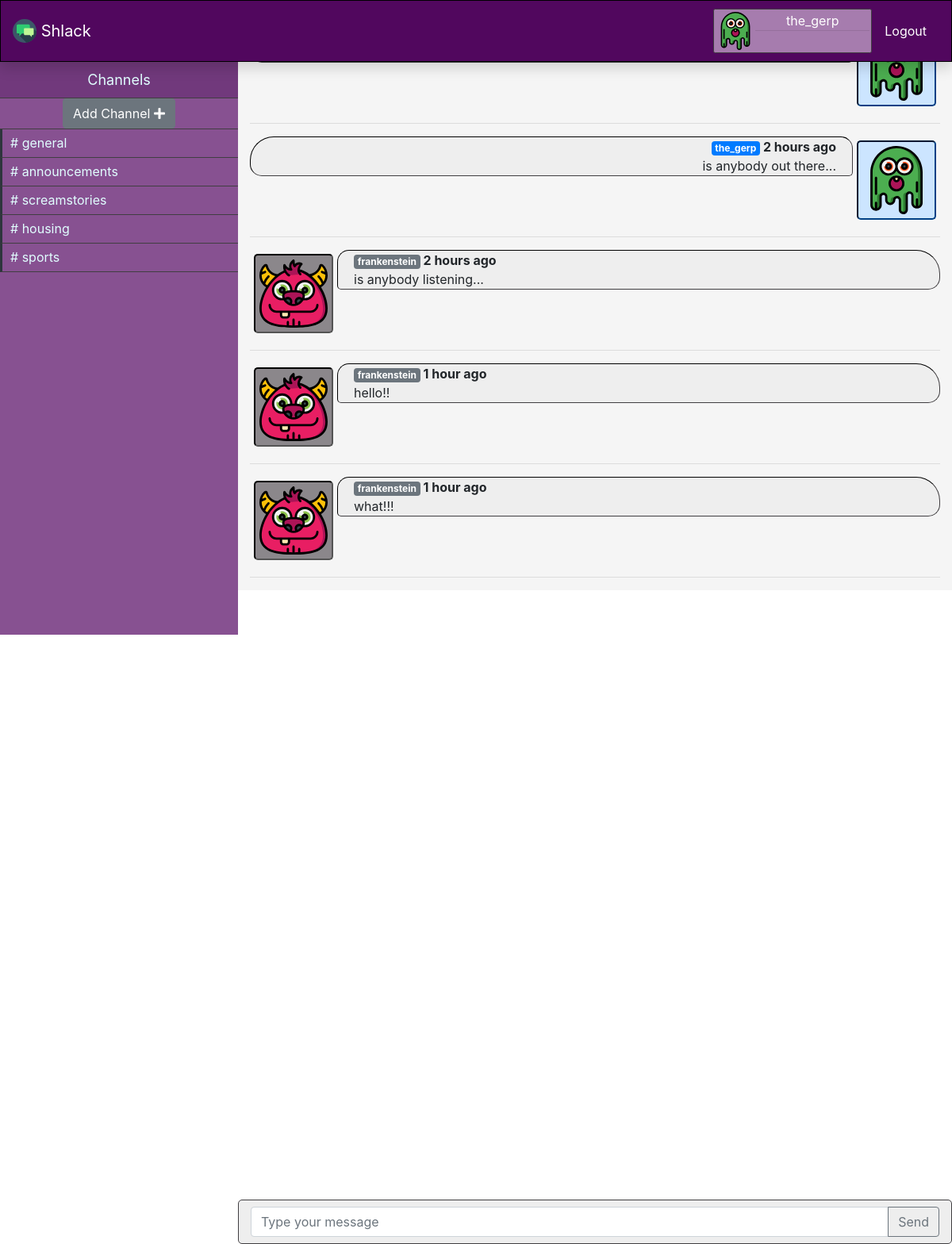
Page /channels/screamstories (signed in) on the committed database.
### models.py (models this page shows, shortened)
class User(UserMixin, db.Model):
    id = db.Column(db.Integer, primary_key=True)
    avatar = db.Column(db.String(64))
    username = db.Column(db.String(64), index=True, unique=True)
    email = db.Column(db.String(120), index=True, unique=True)
    password_hash = db.Column(db.String(128))
    posts = db.relationship("Post", backref="author", lazy="dynamic")

class Channel(db.Model):
    id = db.Column(db.Integer, primary_key=True)
    name = db.Column(db.String(300))
    posts = db.relationship("Post", backref="channel", lazy="dynamic")

class Post(db.Model):
    id = db.Column(db.Integer, primary_key=True)
    body = db.Column(db.String(300))
    timestamp = db.Column(db.DateTime, index=True, default=datetime.utcnow)
    user_id = db.Column(db.Integer, db.ForeignKey("user.id"))
    channel_id = db.Column(db.Integer, db.ForeignKey("channel.id"))
    @property
    def get_time_passed(self):
        now = datetime.utcnow()
        delta = now - self.timestamp
        if timedelta(seconds=0) <= delta < timedelta(minutes=2):
            return "1 min ago"
        elif timedelta(minutes=2) <= delta < timedelta(minutes=60):
            minutes = int(delta.total_seconds() // 60)
            return str(minutes) + " mins ago"
        elif timedelta(hours=1) <= delta < timedelta(hours=2):
            hours = int(delta.total_seconds() // 3600)
            return str(hours) + " hour ago"
        elif timedelta(minutes=60) <= delta < timedelta(hours=24):
            hours = int(delta.total_seconds() // 3600)
            return str(hours) + " hours ago"
        elif timedelta(hours=24) <= delta < timedelta(days=365):
            days = int(delta.total_seconds() // 86400)
            return str(days) + " days ago"
        else:
            return "Error occurred"

### application.py (the view, shortened to what this page needs)
@app.route("/channels/<string:channel_name>", methods=["GET", "POST"])
@login_required
def channel(channel_name):
    new_channel_form = NewChannelForm()
    new_post_form = NewPostForm()
    channels = Channel.query.all()
    if not any(channel_name == channel.name for channel in channels):
        return redirect(url_for("channels"))
    cur_channel = Channel.query.filter_by(name=channel_name).first()
    posts = cur_channel.posts
    return render_template("channel.html",
                           new_channel_form=new_channel_form,
                           new_post_form=new_post_form,
                           channels=channels,
                           posts=posts)

### forms.py (shortened to what this page needs)
class NewChannelForm(FlaskForm):
    channel_name = StringField("Channel Name", validators=[DataRequired()])
    submit = SubmitField("Create")

class NewPostForm(FlaskForm):
    post_body = StringField("Post Body", validators=[DataRequired()])
    user_id = IntegerField("User ID")
    datetime = DateTimeField()
    submit = SubmitField("Send")

### models.py (called while the page is built)
@login.user_loader
def load_user(id_):
    return User.query.get(int(id_))

### templates/channel.html (shortened to what this page needs)
{% extends "layout.html" %}
{% block body %}
  <div id="sidebar" class="sidebar container-fluid">
    <div class="header">Channels</div>
    <div class="menu-list">
      <ul id="menu-content" class="menu-content collapse">
        <li class="add-channel justify-content-center d-flex">
          <button class="btn btn-secondary " data-target="#channel-modal" data-toggle="modal"> Add Channel <i
              class="fa fa-plus"></i></button>
        </li>
        {% for channel in channels %}
          <li class="channel">
            <a href={{ url_for('channel', channel_name=channel.name) }}># {{ channel.name }} </a>
          </li>
        {% endfor %}
      </ul>
    </div>
  </div>
  <div id="main" class="container-fluid">
    <div class="row">
      <div id="messages" class="col-12">
        {% for post in posts %}
          {% include "_post.html" %}
        {% endfor %}
      </div>
    </div>
    <form action="" method="POST" novalidate>
      <div id="message-box" class="row">
        <div class="col-12 message-box py-2">
          <div class="input-group ">
            {{ new_post_form.post_body(class_="form-control", placeholder="Type your message") }}
            <div class="input-group-append">
              {{ new_post_form.submit(class_="btn btn-outline-secondary") }}
            </div>
          </div>
        </div>
      </div>
    </form>
  </div>
{% endblock %}

### templates/layout.html (shortened to what this page needs)
<!DOCTYPE html>
<html lang="en">
<head>
  <link rel="stylesheet" href="https://maxcdn.bootstrapcdn.com/bootstrap/4.5.0/css/bootstrap.min.css">
  <link rel="stylesheet" href="https://stackpath.bootstrapcdn.com/font-awesome/4.7.0/css/font-awesome.min.css" type="text/css">
  <link rel="stylesheet" href="https://cdnjs.cloudflare.com/ajax/libs/font-awesome/5.14.0/css/all.min.css" type="text/css">
  <link rel="stylesheet" href="https://cdnjs.cloudflare.com/ajax/libs/font-awesome/5.14.0/css/regular.min.css" type="text/css">
  <link rel="stylesheet" href="https://cdnjs.cloudflare.com/ajax/libs/font-awesome/5.14.0/css/solid.min.css" type="text/css">
  <link rel="stylesheet" type="text/css" href="{{ url_for('static', filename='style.css' ) }}">
</head>
<body>
<div id="navbar" class="container-fluid fixed-top position-sticky shadow">
      <ul class="navbar-list">
        <li>
          <a class="navbar-brand" href="{{url_for('index')}}">
            <img src="/static/images/brand-icons/017-speech-bubble-2.svg" width="30" height="30" class="d-inline-block align-top" alt="">
          Shlack
          </a>
        </li>
        {% if not current_user.is_authenticated %}
        <li class="nav-item ml-auto">
          <a class="nav-link" href="{{ url_for("login") }}">Login</a>
        </li>
        <li class="nav-item">
          <a class="nav-link nav-fill" href="{{ url_for("signup") }}">Sign Up</a>
        </li>
      {% else %}
        <li class="nav-item ml-auto">
          <div class="usercard d-flex flex-row no-gutters">
              <img src={{ current_user.avatar }}/>
            <div class="col">
              <p class="text-center text-white my-0">{{ current_user.username }}</p>
              <hr class="my-0">
              </div>
          </div>
        </li>
        <li class="nav-item pl-0">
          <a class="nav-link" href="{{ url_for("logout") }}">Logout</a>
        </li>
      {% endif %}
      </ul>
</div>
{% block body %}{% endblock %}
</body>
</html>

### templates/_post.html
{% if current_user == post.author %}
  <div class="media chat self">
    <img src={{ post.author.avatar }} style="height: 100px;"/>
    <div class="media-body">
      <p class="timestamp"> <span class="badge badge-primary">{{ post.author.username }}</span> {{ post.get_time_passed }}</p>
      <p>{{ post.body }}</p>
    </div>
  </div>
  <hr>
{% else %}
  <div class="media chat">
    <img src={{ post.author.avatar }} style="height: 100px;"/>
    <div class="media-body">
      <p class="timestamp"> <span class="badge badge-secondary">{{ post.author.username }}</span> {{ post.get_time_passed }}</p>
      <p>{{ post.body }}</p>
    </div>
  </div>
  <hr>
{% endif %}

### static/style.css (style rules this page uses)
* { box-sizing: border-box; }
body, html { margin: 0px; padding: 0px; max-height: 100%; height: 100%; }
#navbar { background: #51075e; border: 1px solid black; }
.navbar-list { display: flex; flex-direction: row; list-style: none; align-items: center; margin: 10px 0; padding: 0; }
.navbar-list .navbar-brand, .navbar-list .nav-link { color: #ffffff; align-items: center; }
.usercard { background: #a67cae; border: 1px solid #403e41; padding: 2px; border-radius: 2.5px; width: 200px; }
.usercard img { padding: 1px; border-radius: 2.5px; width: 50px; height: 50px; }
.sidebar { overflow: auto; background-color: #875191; position: fixed; left: 0px; padding: 0px; width: 300px; height: 100%; color: #e1ffff; }
.sidebar .menu-content { padding: 0px; }
.sidebar .header { background-color: #71397c; border-bottom: 1px solid #403e41; line-height: 45px; display: block; text-align: center; font-size: large; }
.sidebar .add-channel { border-style: none; border-bottom: 1px solid #403e41; }
.sidebar .channel { list-style: none; padding: 0px; margin: 0px; line-height: 35px; cursor: pointer; }
.sidebar .channel { padding-left: 0px; border-left: 3px solid #2e353d; border-bottom: 1px solid #403e41; }
.sidebar .channel a { text-decoration: none; color: #e1ffff; padding-left: 10px; }
#main { overflow: auto; background: #f5f5f5; }
#message-box { position: fixed; bottom: 0; background: #eeeeee; border: 1px solid #403e41; border-radius: 5px; }
.media { display: flex; flex-direction: row; border-radius: 5px; margin-bottom: 5px; }
.media .timestamp { font-weight: bold; margin: 0; }
.media img { height: 100px; padding: 5px; margin: 5px; background: #8b878b; border: 2px inset black; border-radius: 5px; align-self: flex-end; }
.media-body { background: #eeeeee; border: 1.5px inset #403e41; border-radius: 15px 30px 15px 5px; padding: 0px 20px; margin-bottom: 5px; }
.media-body p { margin-bottom: 0px; }
.media.self { display: flex; flex-direction: row-reverse; text-align: right; }
.media.self img { background: #cce5ff; border: 2px inset #004085; }
.media.self .media-body { border-radius: 30px 15px 5px 15px; }
@media (min-width: 767px) { .sidebar .menu-list .menu-content { display: block; } }
@media (min-width: 767px) { #main { width: calc(100% - 300px); float: right; } }
@media (min-width: 767px) { #message-box { width: calc(100% - 300px); } }

### rows in the picture
User: avatar (picture), username "the_gerp"
Channel: name "general"
Channel: name "announcements"
Channel: name "screamstories"
Channel: name "housing"
Channel: name "sports"
Post: author.avatar (picture)
Post: author.avatar (picture), author.username "the_gerp", get_time_passed "2 hours ago", body "is anybody out there..."
Post: author.avatar (picture), author.username "frankenstein", get_time_passed "2 hours ago", body "is anybody listening..."
Post: author.avatar (picture), author.username "frankenstein", get_time_passed "1 hour ago", body "hello!!"
Post: author.avatar (picture), author.username "frankenstein", get_time_passed "1 hour ago", body "what!!!"
